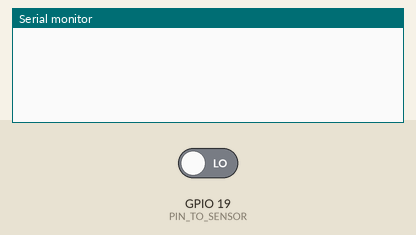
This sketch was run on a simulated ESP32. Shown: the last lines printed to the serial monitor. The inputs (shaded band) are chosen by the test bench; at power-on: GPIO 19 (PIN_TO_SENSOR) LOW.

Above: at 1.2 s.
1.3 s: GPIO 19 (PIN_TO_SENSOR) driven HIGH
At 2.1 s:
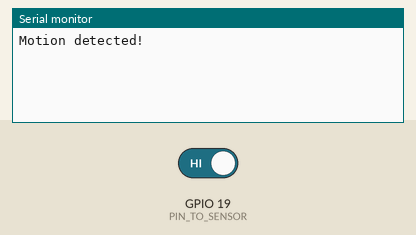
2.8 s: GPIO 19 (PIN_TO_SENSOR) driven LOW
At 3.2 s:
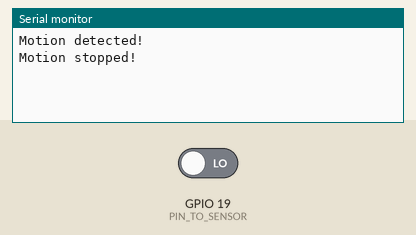

The sketch:

PIR.ino
```cpp
/*
 * This ESP32 code is created by esp32io.com
 *
 * This ESP32 code is released in the public domain
 *
 * For more detail (instruction and wiring diagram), visit https://esp32io.com/tutorials/esp32-motion-sensor
 */

const int PIN_TO_SENSOR = 19; // GPIO19 pin connected to OUTPUT pin of sensor
int pinStateCurrent   = LOW;  // current state of pin
int pinStatePrevious  = LOW;  // previous state of pin

void setup() {
  Serial.begin(9600);            // initialize serial
  pinMode(PIN_TO_SENSOR, INPUT); // set ESP32 pin to input mode to read value from OUTPUT pin of sensor
}

void loop() {
  pinStatePrevious = pinStateCurrent; // store old state
  pinStateCurrent = digitalRead(PIN_TO_SENSOR);   // read new state

  if (pinStatePrevious == LOW && pinStateCurrent == HIGH) {   // pin state change: LOW -> HIGH
    Serial.println("Motion detected!");
    // TODO: turn on alarm, light or activate a device ... here
  }
  else
  if (pinStatePrevious == HIGH && pinStateCurrent == LOW) {   // pin state change: HIGH -> LOW
    Serial.println("Motion stopped!");
    // TODO: turn off alarm, light or deactivate a device ... here
  }
}
```

Measured:
- after the input at 1.3 s, the serial monitor: prints a new line at once (image 1)
- after the input at 2.8 s, the serial monitor: prints a new line at once (image 2)
